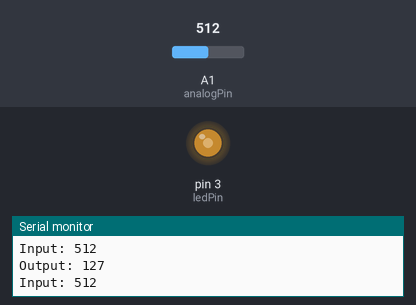
Bench run of a sketch on a simulated Arduino Uno, built with avr-gcc and run on an emulated ATmega328P. Shown: output pins drawn as LEDs (lit = HIGH), the last lines printed to the serial monitor. The inputs (shaded band) are chosen by the test bench; at power-on: A1 (analogPin) = 512.

Above: at 1.2 s.
1.3 s: A1 (analogPin) set to 414
At 2.5 s:
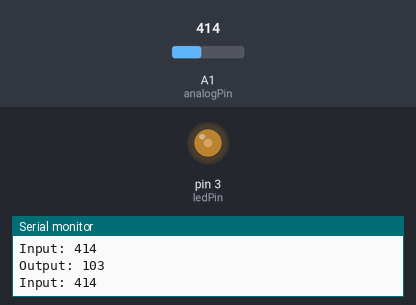
2.8 s: A1 (analogPin) set to 390
At 4.0 s:
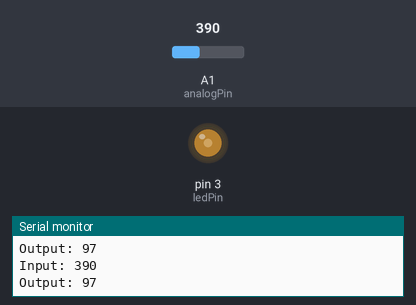
5.8 s: A1 (analogPin) set to 107
At 7.0 s:
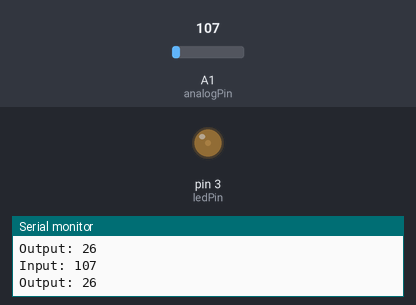
7.3 s: A1 (analogPin) set to 93
At 8.3 s:
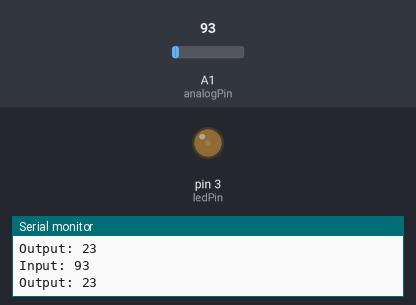
10.3 s: A1 (analogPin) set to 43
At 11.4 s:
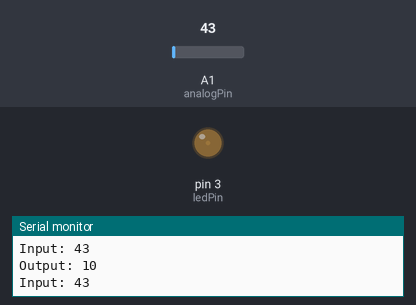
13.3 s: A1 (analogPin) set to 35
At 14.2 s:
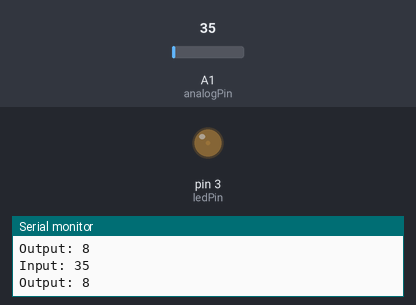
Timing chart, 0 to 15.8 s (numbered marks = the images above; inputs shaded):
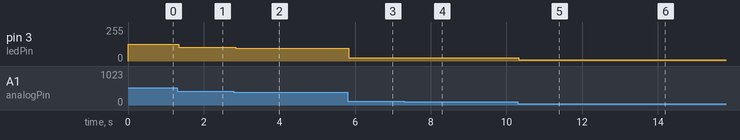

Measured:
- after the input at 1.3 s, pin 3 (ledPin): 127/255 → 103/255 at once
- after the input at 2.8 s, pin 3 (ledPin): 103/255 → 97/255 at once
- after the input at 5.8 s, pin 3 (ledPin): 97/255 → 26/255 at once
- after the input at 7.3 s, pin 3 (ledPin): 26/255 → 23/255 at once
- after the input at 10.3 s, pin 3 (ledPin): 23/255 → 10/255 at once
- after the input at 13.3 s, pin 3 (ledPin): 10/255 → 8/255 at once

The sketch:

lab3a.ino
```cpp
//Liam Jackson
//Lab 3 Part A
//Dimmable LED Light

const int analogPin = 1;
const int ledPin = 3;
int inputValue = 0;
int outputValue = 0;
void setup()
{
  Serial.begin(9600);
}
void
loop()
{
inputValue = analogRead(analogPin);
Serial.print("Input: ");
Serial.println(inputValue);
outputValue = map(inputValue, 0, 1023, 0,
255);
Serial.print("Output: ");
Serial.println(outputValue);
analogWrite(ledPin, outputValue);
}
```
